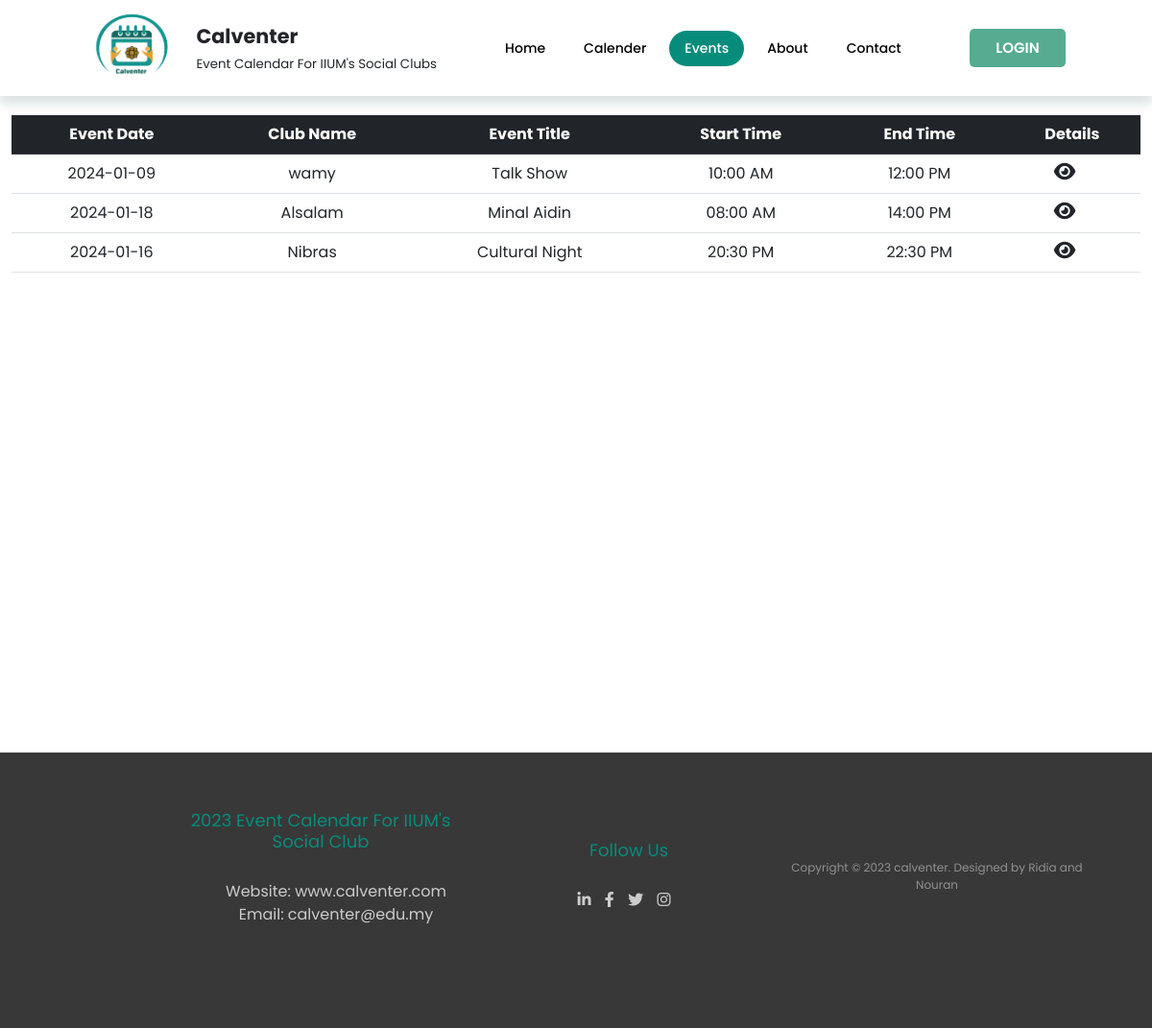
Screenshot of /viewerEvents1.php with the database file from the repository.
### tables this page shows
CREATE TABLE `calendar` (
  `id` int(11) NOT NULL,
  `club_name` varchar(255) NOT NULL,
  `event_title` varchar(255) NOT NULL,
  `event_date` date NOT NULL,
  `start_time` time NOT NULL,
  `end_time` time NOT NULL,
  `color_event` varchar(7) NOT NULL
);

### viewerEvents1.php (the view, shortened to what this page needs)
<?php
include('php/config.php');
$sqlEvents = "SELECT * FROM calendar";
$resultEvents = mysqli_query($conn, $sqlEvents);
$events = [];
while ($eventData = mysqli_fetch_array($resultEvents)) {
  $startDateTime = strtotime($eventData['event_date'] . ' ' . $eventData['start_time']);
  $endDateTime = strtotime($eventData['event_date'] . ' ' . $eventData['end_time']);
  if ($startDateTime === false || $endDateTime === false || $startDateTime >= $endDateTime) {
    $start_time = '';
    $end_time = '';
  } else {
    $start_time = date('H:i A', $startDateTime);
    $end_time = date('H:i A', $endDateTime);
  }
  $events[] = [
    'id' => $eventData['id'],
    'event_date' => $eventData['event_date'],
    'club_name' => $eventData['club_name'],
    'event_title' => $eventData['event_title'],
    'start_time' => $start_time,
    'end_time' => $end_time,
  ];
}
?>
<!DOCTYPE html>
<html lang="en">
<head>
  <link href="https://cdn.jsdelivr.net/npm/bootstrap@5.2.3/dist/css/bootstrap.min.css" rel="stylesheet"
>
  <link rel="stylesheet" href="style/adminEvents.css">
  <link rel="stylesheet" href="https://cdnjs.cloudflare.com/ajax/libs/font-awesome/6.4.0/css/all.min.css"
 />
  <header class="header">
    <div class="logo-container">
      <img class="logo" src="image/logo.png" alt="logo">
      <div><strong class="bold-text">Calventer</strong> <br> <span class="smaller-text">Event Calendar For IIUM's Social
          Clubs</span></div>
    </div>
    <nav class="navbar">
      <a href="viewerHome1.php">Home</a>
      <a href="viewerCalendar1.php">Calender</a>
      <a href="viewerEvents1.php" class="events-active">Events</a>
      <a href="viewerAbout1.php">About</a>
      <a href="viewerContact1.php">Contact</a>
    </nav>
    <button class="btn" onclick="navigateToViewerLoginPage()"> LOGIN </button>
  </header>
</head>
<body>
  <div class="container">
    <table class="table table-hover text-center">
      <thead class="table-dark">
        <tr>
          <th scope="col">Event Date</th>
          <th scope="col">Club Name</th>
          <th scope="col">Event Title</th>
          <th scope="col">Start Time</th>
          <th scope="col">End Time</th>
          <th scope="col">Details</th>
        </tr>
      </thead>
      <tbody>
        <?php foreach ($events as $event): ?>
          <tr>
            <td>
              <?php echo $event['event_date'] ?>
            </td>
            <td>
              <?php echo $event['club_name'] ?>
            </td>
            <td>
              <?php echo $event['event_title'] ?>
            </td>
            <td>
              <?php echo $event['start_time'] ?>
            </td>
            <td>
              <?php echo $event['end_time'] ?>
            </td>
            <td>
              <a href="viewerEventsView1.php?id=<?php echo $event["id"]; ?>" class="link-dark"><i
                  class="fas fa-eye fs-5 me-3"></i></a>
            </td>
          </tr>
        <?php endforeach; ?>
      </tbody>
    </table>
  </div>
   <footer class="footer">
        <div class="footer-col">
            <h4>2023 Event Calendar For IIUM's Social Club</h4>
            <ul>
                <li>Website: <a href="www.calventer.com">www.calventer.com</a></li>
                <li>Email: <a href="mailto:calventer@edu.my">calventer@edu.my</a></li>
            </ul>
        </div>
        <div class="footer-col">
            <h4>follow us</h4>
            <div class="footer-icons">
                <a href="#"><i class="fab fa-linkedin-in"></i></a>
                <a href="#"><i class="fab fa-facebook-f"></i></a>
                <a href="#"><i class="fab fa-twitter"></i></a>
                <a href="#"><i class="fab fa-instagram"></i></a>
            </div>
        </div>
        <div class="footer-col">
            <p class="footer-copyright">
                Copyright &copy; 2023 calventer. Designed by <span>Ridia and Nouran</span>
            </p>
        </div>
    </footer>
</body>
</html>

### style/adminEvents.css (style rules this page uses)
:root { --box-color: #d6d6d6; --header-color: #383838; --background-color: #f3f3f3; --buttons: #03b199; --wb-color: #05b2a7; --white-color: #fff; --primary-clr: #56ab91; --green-color: #159572; --light-green-color: #95d8d6; --gray-color: #f8f8f8; --text-color: #000000; --bg-color: #ffffff; --card-color: #bbb; }
* { margin: 0; padding: 0; box-sizing: border-box; font-family: "Poppins", sans-serif; text-decoration: none; }
li { list-style: none; }
a { text-decoration: none; color: black; font-size: 1rem; }
.bold-text { font-weight: bold; font-size: 1.1rem; }
.smaller-text { font-size: 12px; }
.header { box-sizing: border-box; position: fixed; width: 100%; top: 0; right: 0; z-index: 1000; display: flex; align-items: center; justify-content: space-between; background: white; box-shadow: 0 8px 11px rgba(14, 55, 54, 0.15); padding: 0px 90px; transition: 0.5s; }
.logo-container { display: flex; align-items: center; column-gap: 0.9rem; }
.logo { width: 8%; column-gap: 0.9rem; }
.logo { width: 100px; }
.bold-text { font-weight: bold; font-size: 1.3rem; }
.smaller-text { font-size: smaller; }
.navbar { display: flex; column-gap: 0.5rem; }
.navbar a { font-size: 14px; font-weight: 500; color: var(--text-color); padding: 0.5rem 1rem; transition: background 0.1s, color 0.1s; border-radius: 5rem; text-decoration: none; }
.navbar a:hover, .navbar .events-active { background: #078c7c; color: var(--bg-color); border-radius: 5rem; transition: background 0.5s; text-decoration: none; }
.btn { height: 40px; width: 100px; background: #56ab91; border: 0; border-radius: 5px; color: #fff; font-size: 15px; font-weight: 600; cursor: pointer; transition: opacity 0.3s ease; z-index: 1; text-decoration: none; }
.container { max-width: 1500px; margin-top: 120px; }
footer { display: flex; flex-wrap: wrap; justify-content: center; align-items: center; margin-top: 500px; background-color: var(--header-color); padding: 60px 10%; padding-right: 10px; text-align: center; }
.footer-col { width: 30%; margin-bottom: 30px; }
.footer-col h4 { position: relative; margin-bottom: 30px; font-weight: 400; font-size: 18px; color: #078c7c; text-transform: capitalize; }
.footer-col li { color: #ccc; }
.footer-col li a { color: #ccc; }
.footer-col h4::before { all: unset; }
.footer-col .footer-icons a { color: #ccc; margin-right: 10px; transition: color 0.3s; }
.footer-copyright { font-size: 12px; color: #909090; margin: 0; }

### rows the page displays
calendar: event_date "2024-01-09", club_name "wamy", event_title "Talk Show", start_time "10:00 AM", end_time "12:00 PM"
calendar: event_date "2024-01-18", club_name "Alsalam", event_title "Minal Aidin", start_time "08:00 AM", end_time "14:00 PM"
calendar: event_date "2024-01-16", club_name "Nibras", event_title "Cultural Night", start_time "20:30 PM", end_time "22:30 PM"
